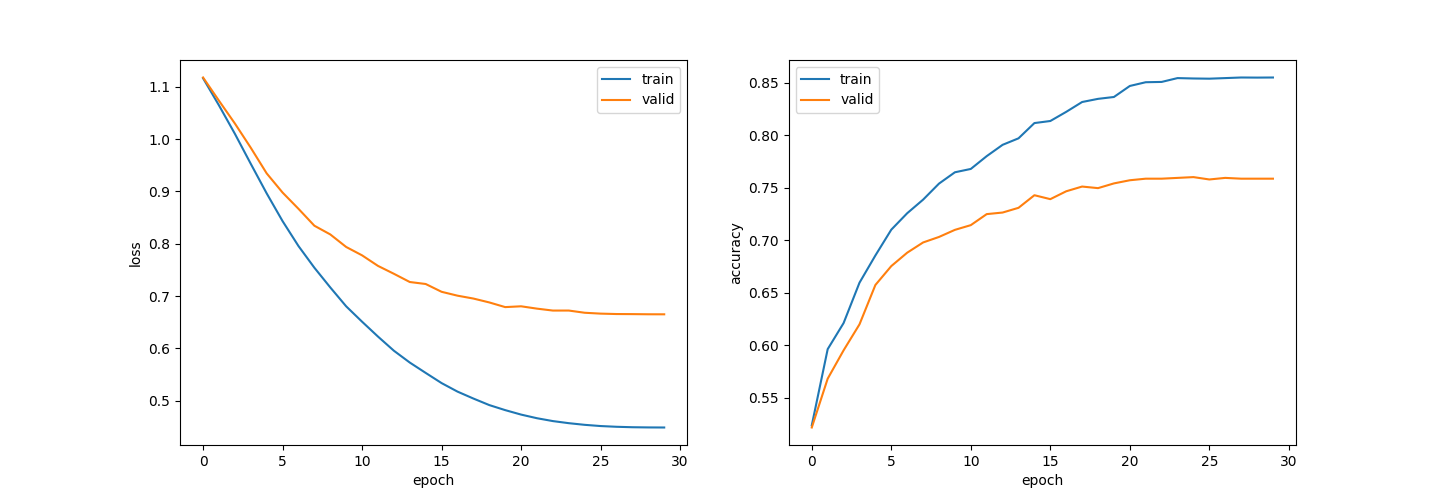

Here is the Python script that generated this plot:
import time
import torch
import optuna
import string
import pandas as pd
import numpy as np
from torch import nn
from torch import optim
from torch.nn import functional as F
from collections import defaultdict
from matplotlib import pyplot as plt
from torch.utils.data import Dataset
from torch.utils.data import DataLoader
from sklearn.model_selection import train_test_split
from gensim.models import KeyedVectors

def calculate_loss_and_accuracy(model, dataset, device = None, criterion = None):
    dataloader = DataLoader(dataset, batch_size = 1, shuffle = False)
    loss = 0.0
    total = 0
    correct = 0
    with torch.no_grad():
        for data in dataloader:
            inputs = data['inputs'].to(device)
            labels = data['labels'].to(device)
            outputs = model(inputs)
            if criterion != None:
                loss += criterion(outputs, labels).item()
            pred = torch.argmax(outputs, dim=-1)
            total += len(inputs)
            correct += (pred == labels).sum().item()
    return loss / len(dataset), correct / total

def visualize_logs(log):
    fig, ax = plt.subplots(1, 2, figsize = (15, 5))
    ax[0].plot(np.array(log['train']).T[0], label = 'train')
    ax[0].plot(np.array(log['valid']).T[0], label = 'valid')
    ax[0].set_xlabel('epoch')
    ax[0].set_ylabel('loss')
    ax[0].legend()
    ax[1].plot(np.array(log['train']).T[1], label = 'train')
    ax[1].plot(np.array(log['valid']).T[1], label = 'valid')
    ax[1].set_xlabel('epoch')
    ax[1].set_ylabel('accuracy')
    ax[1].legend()
    plt.show()

def train_model(dataset_train, dataset_valid, batch_size, model, criterion, optimizer, num_epochs, collate_fn = None, device = None):
    model.to(device)
    dataloader_train = DataLoader(dataset_train, batch_size = batch_size, shuffle = True, collate_fn = collate_fn)
    dataloader_valid = DataLoader(dataset_valid, batch_size = 1, shuffle = False)
    scheduler = optim.lr_scheduler.CosineAnnealingLR(optimizer, num_epochs, eta_min = 1e-5, last_epoch = -1)
    
    log_train = []
    log_valid = []
    for epoch in range(num_epochs):
        s_time = time.time()
        model.train()
        for data in dataloader_train:
            optimizer.zero_grad()
            inputs = data['inputs'].to(device)
            labels = data['labels'].to(device)
            outputs = model(inputs)
            loss = criterion(outputs, labels)
            loss.backward()
            optimizer.step()
        model.eval()

        loss_train, acc_train = calculate_loss_and_accuracy(model, dataset_train, device, criterion = criterion)
        loss_valid, acc_valid = calculate_loss_and_accuracy(model, dataset_valid, device, criterion = criterion)
        log_train.append([loss_train, acc_train])
        log_valid.append([loss_valid, acc_valid])

        torch.save({'epoch': epoch, 'model_state_dict': model.state_dict(), 'optimizer_state_dict': optimizer.state_dict()}, f'checkpoint{epoch + 1}.pt')
        e_time = time.time()
        print(f'epoch: {epoch + 1}, loss_train: {loss_train:.4f}, accuracy_train: {acc_train:.4f}, loss_valid: {loss_valid:.4f}, accuracy_valid: {acc_valid:.4f}, {(e_time - s_time):.4f}sec') 
        if epoch > 2 and log_valid[epoch - 3][0] <= log_valid[epoch - 2][0] <= log_valid[epoch - 1][0] <= log_valid[epoch][0]:
            break
        scheduler.step()
    return {'train': log_train, 'valid': log_valid}

df = pd.read_csv('./100knock2022/DUAN/chapter06/newsCorpora.csv', header = None, sep = '\t', names = ['ID', 'TITLE', 'URL', 'PUBLISHER', 'CATEGORY', 'STORY', 'HOSTNAME', 'TIMESTAMP'])
df = df.loc[df['PUBLISHER'].isin(['Reuters', 'Huffington Post', 'Businessweek', 'Contactmusic.com', 'Daily Mail']), ['TITLE', 'CATEGORY']]
train, valid_test = train_test_split(df, test_size = 0.2, shuffle = True, random_state = 123, stratify = df['CATEGORY'])
valid, test = train_test_split(valid_test, test_size = 0.5, shuffle = True, random_state = 123, stratify = valid_test['CATEGORY'])
train.reset_index(drop = True, inplace = True)
valid.reset_index(drop = True, inplace = True)
test.reset_index(drop = True, inplace = True)

d = defaultdict(int)
table = str.maketrans(string.punctuation, ' '*len(string.punctuation))  
for text in train['TITLE']:
    for word in text.translate(table).split():
        d[word] += 1
d = sorted(d.items(), key=lambda x:x[1], reverse=True)

word2id = {word: i + 1 for i, (word, cnt) in enumerate(d) if cnt > 1} 

def tokenizer(text, word2id = word2id, unk = 0):
    table = str.maketrans(string.punctuation, ' '*len(string.punctuation))
    return [word2id.get(word, unk) for word in text.translate(table).split()]

class CreateDataset(Dataset):
    def __init__(self, X, y, tokenizer):
        self.X = X
        self.y = y
        self.tokenizer = tokenizer

    def __len__(self): 
        return len(self.y)

    def __getitem__(self, index): 
        text = self.X[index]
        inputs = self.tokenizer(text)
        return {'inputs': torch.tensor(inputs, dtype = torch.int64),'labels': torch.tensor(self.y[index], dtype = torch.int64)}

category_dict = {'b': 0, 't': 1, 'e':2, 'm':3}
y_train = train['CATEGORY'].map(lambda x: category_dict[x]).values
y_valid = valid['CATEGORY'].map(lambda x: category_dict[x]).values
y_test = test['CATEGORY'].map(lambda x: category_dict[x]).values
dataset_train = CreateDataset(train['TITLE'], y_train, tokenizer)
dataset_valid = CreateDataset(valid['TITLE'], y_valid, tokenizer)
dataset_test = CreateDataset(test['TITLE'], y_test, tokenizer)

class Padsequence():
    def __init__(self, padding_idx):
        self.padding_idx = padding_idx

    def __call__(self, batch):
        sorted_batch = sorted(batch, key=lambda x: x['inputs'].shape[0], reverse=True)
        sequences = [x['inputs'] for x in sorted_batch]
        sequences_padded = torch.nn.utils.rnn.pad_sequence(sequences, batch_first=True, padding_value=self.padding_idx)
        labels = torch.LongTensor([x['labels'] for x in sorted_batch])
        return {'inputs': sequences_padded, 'labels': labels}

model = KeyedVectors.load_word2vec_format('./100knock2022/DUAN/chapter07/GoogleNews-vectors-negative300.bin', binary=True)
VOCAB_SIZE = len(set(word2id.values())) + 1
EMB_SIZE = 300
weights = np.zeros((VOCAB_SIZE, EMB_SIZE))
words_in_pretrained = 0
for i, word in enumerate(word2id.keys()):
    try:
        weights[i] = model[word]
        words_in_pretrained += 1
    except KeyError:
        weights[i] = np.random.normal(scale=0.4, size=(EMB_SIZE))
weights = torch.from_numpy(weights.astype((np.float32)))

class textCNN(nn.Module):
    def __init__(self, vocab_size, emb_size, padding_idx, output_size, out_channels, conv_params, drop_rate, emb_weights=None):
        super().__init__()
        if emb_weights != None:  
            self.emb = nn.Embedding.from_pretrained(emb_weights, padding_idx=padding_idx)
        else:
            self.emb = nn.Embedding(vocab_size, emb_size, padding_idx=padding_idx)
        self.convs = nn.ModuleList([nn.Conv2d(1, out_channels, (kernel_height, emb_size), padding=(padding, 0)) for kernel_height, padding in conv_params])
        self.drop = nn.Dropout(drop_rate)
        self.fc = nn.Linear(len(conv_params) * out_channels, output_size)

    def forward(self, x):
        emb = self.emb(x).unsqueeze(1)
        conv = [F.relu(conv(emb)).squeeze(3) for i, conv in enumerate(self.convs)]
        max_pool = [F.max_pool1d(i, i.size(2)) for i in conv]
        max_pool_cat = torch.cat(max_pool, 1)
        out = self.fc(self.drop(max_pool_cat.squeeze(2)))
        return out

def objective(trial):
    emb_size = int(trial.suggest_discrete_uniform('emb_size', 100, 400, 100))
    out_channels = int(trial.suggest_discrete_uniform('out_channels', 50, 200, 50))
    drop_rate = trial.suggest_discrete_uniform('drop_rate', 0.0, 0.5, 0.1)
    learning_rate = trial.suggest_loguniform('learning_rate', 5e-4, 5e-2)
    momentum = trial.suggest_discrete_uniform('momentum', 0.5, 0.9, 0.1)
    batch_size = int(trial.suggest_discrete_uniform('batch_size', 16, 128, 16))
    VOCAB_SIZE = len(set(word2id.values())) + 1
    PADDING_IDX = len(set(word2id.values()))
    OUTPUT_SIZE = 4
    CONV_PARAMS = [[2, 0], [3, 1], [4, 2]]
    NUM_EPOCHS = 30
    model = textCNN(VOCAB_SIZE, EMB_SIZE, PADDING_IDX, OUTPUT_SIZE, out_channels, CONV_PARAMS, drop_rate, emb_weights=weights)
    criterion = nn.CrossEntropyLoss()
    optimizer = torch.optim.SGD(model.parameters(), lr=learning_rate, momentum=momentum)
    device = torch.device('cuda' if torch.cuda.is_available() else 'cpu')
    log = train_model(dataset_train, dataset_valid, batch_size, model, criterion, optimizer, NUM_EPOCHS, collate_fn=Padsequence(PADDING_IDX), device=device)
    loss_valid, _ = calculate_loss_and_accuracy(model, dataset_valid, device, criterion=criterion) 
    return loss_valid 
'''
study = optuna.create_study()
study.optimize(objective, timeout=600)
print('Best trial:')
trial = study.best_trial
print('  Value: {:.3f}'.format(trial.value))
print('  Params: ')
for key, value in trial.params.items():
    print('    {}: {}'.format(key, value))
'''
VOCAB_SIZE = len(set(word2id.values())) + 1
EMB_SIZE = 300
PADDING_IDX = len(set(word2id.values()))
OUTPUT_SIZE = 4
OUT_CHANNELS = 200
CONV_PARAMS = [[2, 0], [3, 1], [4, 2]]
DROP_RATE = 0.0
LEARNING_RATE = 6e-3
BATCH_SIZE = 128
NUM_EPOCHS = 30

model = textCNN(VOCAB_SIZE, EMB_SIZE, PADDING_IDX, OUTPUT_SIZE, OUT_CHANNELS, CONV_PARAMS, DROP_RATE, emb_weights=weights)
print(model)
criterion = nn.CrossEntropyLoss()
optimizer = torch.optim.SGD(model.parameters(), lr=LEARNING_RATE, momentum=0.9)
device = torch.device('cuda' if torch.cuda.is_available() else 'cpu')
log = train_model(dataset_train, dataset_valid, BATCH_SIZE, model, criterion, optimizer, NUM_EPOCHS, collate_fn=Padsequence(PADDING_IDX), device=device)
visualize_logs(log)
n, acc_train = calculate_loss_and_accuracy(model, dataset_train, device)
t, acc_test = calculate_loss_and_accuracy(model, dataset_test, device)
print(f'正解率（学習データ）：{acc_train:.3f}')
print(f'正解率（評価データ）：{acc_test:.3f}')

'''
epoch: 1, loss_train: 1.1165, accuracy_train: 0.5238, loss_valid: 1.1179, accuracy_valid: 0.5217, 44.8156sec
epoch: 2, loss_train: 1.0646, accuracy_train: 0.5963, loss_valid: 1.0735, accuracy_valid: 0.5682, 40.6319sec
epoch: 3, loss_train: 1.0104, accuracy_train: 0.6212, loss_valid: 1.0300, accuracy_valid: 0.5952, 35.5207sec
epoch: 4, loss_train: 0.9529, accuracy_train: 0.6596, loss_valid: 0.9836, accuracy_valid: 0.6199, 35.0890sec
epoch: 5, loss_train: 0.8965, accuracy_train: 0.6855, loss_valid: 0.9347, accuracy_valid: 0.6574, 35.3695sec
epoch: 6, loss_train: 0.8434, accuracy_train: 0.7101, loss_valid: 0.8980, accuracy_valid: 0.6754, 38.5905sec
epoch: 7, loss_train: 0.7958, accuracy_train: 0.7257, loss_valid: 0.8669, accuracy_valid: 0.6882, 38.7636sec
epoch: 8, loss_train: 0.7543, accuracy_train: 0.7387, loss_valid: 0.8346, accuracy_valid: 0.6979, 34.8583sec
epoch: 9, loss_train: 0.7167, accuracy_train: 0.7539, loss_valid: 0.8180, accuracy_valid: 0.7031, 39.0363sec
epoch: 10, loss_train: 0.6805, accuracy_train: 0.7647, loss_valid: 0.7940, accuracy_valid: 0.7099, 39.0452sec
epoch: 11, loss_train: 0.6512, accuracy_train: 0.7679, loss_valid: 0.7780, accuracy_valid: 0.7144, 35.0624sec
epoch: 12, loss_train: 0.6228, accuracy_train: 0.7801, loss_valid: 0.7578, accuracy_valid: 0.7249, 34.9454sec
epoch: 13, loss_train: 0.5957, accuracy_train: 0.7909, loss_valid: 0.7428, accuracy_valid: 0.7264, 46.3250sec
epoch: 14, loss_train: 0.5731, accuracy_train: 0.7970, loss_valid: 0.7270, accuracy_valid: 0.7309, 38.2742sec
epoch: 15, loss_train: 0.5533, accuracy_train: 0.8116, loss_valid: 0.7232, accuracy_valid: 0.7429, 47.4310sec
epoch: 16, loss_train: 0.5339, accuracy_train: 0.8135, loss_valid: 0.7083, accuracy_valid: 0.7391, 46.5016sec
epoch: 17, loss_train: 0.5176, accuracy_train: 0.8222, loss_valid: 0.7009, accuracy_valid: 0.7466, 37.4299sec
epoch: 18, loss_train: 0.5043, accuracy_train: 0.8316, loss_valid: 0.6954, accuracy_valid: 0.7511, 40.8478sec
epoch: 19, loss_train: 0.4918, accuracy_train: 0.8346, loss_valid: 0.6880, accuracy_valid: 0.7496, 37.2433sec
epoch: 20, loss_train: 0.4822, accuracy_train: 0.8364, loss_valid: 0.6791, accuracy_valid: 0.7541, 35.7414sec
epoch: 21, loss_train: 0.4737, accuracy_train: 0.8469, loss_valid: 0.6806, accuracy_valid: 0.7571, 35.5754sec
epoch: 22, loss_train: 0.4667, accuracy_train: 0.8504, loss_valid: 0.6761, accuracy_valid: 0.7586, 35.9072sec
epoch: 23, loss_train: 0.4613, accuracy_train: 0.8507, loss_valid: 0.6725, accuracy_valid: 0.7586, 36.4273sec
epoch: 24, loss_train: 0.4573, accuracy_train: 0.8544, loss_valid: 0.6725, accuracy_valid: 0.7594, 36.6145sec
epoch: 25, loss_train: 0.4541, accuracy_train: 0.8540, loss_valid: 0.6683, accuracy_valid: 0.7601, 36.6371sec
epoch: 26, loss_train: 0.4518, accuracy_train: 0.8538, loss_valid: 0.6666, accuracy_valid: 0.7579, 35.8309sec
epoch: 27, loss_train: 0.4504, accuracy_train: 0.8544, loss_valid: 0.6658, accuracy_valid: 0.7594, 36.1898sec
epoch: 28, loss_train: 0.4495, accuracy_train: 0.8549, loss_valid: 0.6657, accuracy_valid: 0.7586, 39.0410sec
epoch: 29, loss_train: 0.4491, accuracy_train: 0.8549, loss_valid: 0.6654, accuracy_valid: 0.7586, 35.8920sec
epoch: 30, loss_train: 0.4490, accuracy_train: 0.8549, loss_valid: 0.6653, accuracy_valid: 0.7586, 42.5632sec
正解率（学習データ）：0.855
正解率（評価データ）：0.778
'''
